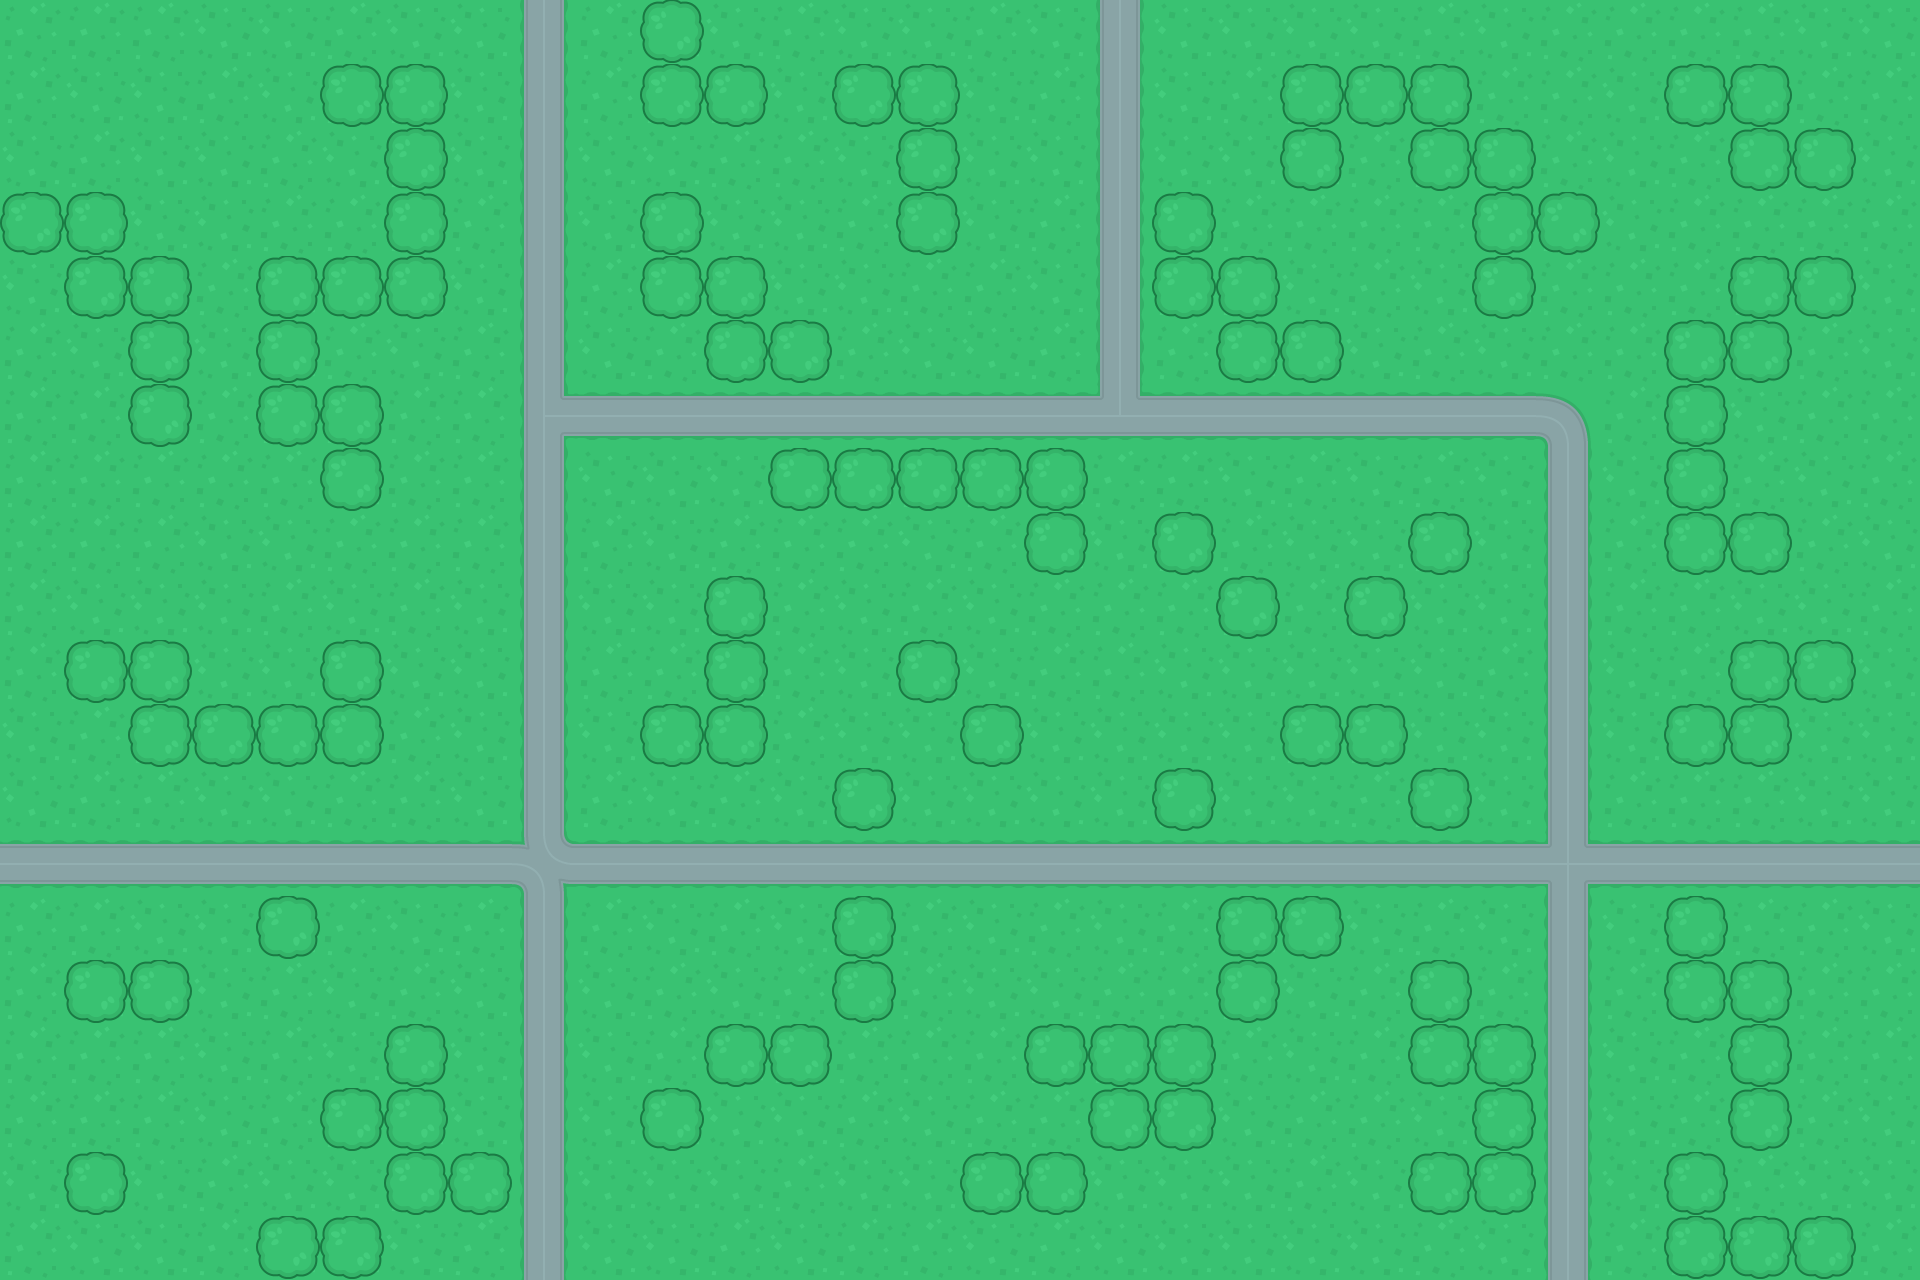

This game map was drawn from its Tiled (.tmx) file and the tilesets committed beside it. A one-line description and the trimmed map source follow:
An orthogonal 30x20 tile map with 64x64 px tiles, 2 tile layers (ground, Trees), 2 tilesets and 84 objects (74x tree, 5x mob, 2x repair_powerup, 2x boost_powerup, player).

<map version="1.2" tiledversion="2019.05.08" orientation="orthogonal" renderorder="right-down" width="30" height="20" tilewidth="64" tileheight="64" infinite="0" nextlayerid="5" nextobjectid="101">
 <tileset firstgid="1" source="terrainTiles_default.tsx" />
 <tileset firstgid="41" source="allSprites_default.tsx" />
 <layer id="1" name="ground" width="30" height="20">
  <data>[600 cells, 600 non-empty, 9 distinct tile ids]</data>
 </layer>
 <layer id="3" name="Trees" width="30" height="20">
  <data>[600 cells, 128 non-empty, 1 distinct tile ids]</data>
 </layer>
 <objectgroup id="4" name="obstacles">
  <object id="11" name="tree" x="0" y="192" width="128" height="64" />
  <object id="12" name="tree" x="64" y="256" width="128" height="64" />
  <object id="13" name="tree" x="128" y="320" width="64" height="128" />
  <object id="14" name="tree" x="320" y="64" width="128" height="64" />
  <object id="15" name="tree" x="384" y="128" width="64" height="192" />
  <object id="16" name="tree" x="256" y="256" width="128" height="64" />
  <object id="17" name="tree" x="256" y="320" width="64" height="128" />
  <object id="18" name="tree" x="320" y="384" width="64" height="128" />
  <object id="19" name="tree" x="64" y="640" width="128" height="64" />
  <object id="20" name="tree" x="128" y="704" width="256" height="64" />
  <object id="21" name="tree" x="320" y="640" width="64" height="64" />
  <object id="22" name="tree" x="640" y="0" width="64" height="128" />
  <object id="23" name="tree" x="704" y="64" width="64" height="64" />
  <object id="24" name="tree" x="640" y="192" width="64" height="128" />
  <object id="28" name="tree" x="704" y="256" width="64" height="128" />
  <object id="29" name="tree" x="768" y="320" width="64" height="64" />
  <object id="30" name="tree" x="832" y="64" width="128" height="64" />
  <object id="31" name="tree" x="896" y="128" width="64" height="128" />
  <object id="32" name="tree" x="1152" y="192" width="64" height="128" />
  <object id="33" name="tree" x="1216" y="256" width="64" height="128" />
  <object id="34" name="tree" x="1280" y="320" width="64" height="64" />
  <object id="35" name="tree" x="1280" y="64" width="64" height="128" />
  <object id="36" name="tree" x="1344" y="64" width="128" height="64" />
  <object id="37" name="tree" x="1408" y="128" width="128" height="64" />
  <object id="38" name="tree" x="1472" y="192" width="64" height="128" />
  <object id="39" name="tree" x="1536" y="192" width="64" height="64" />
  <object id="40" name="tree" x="1664" y="64" width="128" height="64" />
  <object id="41" name="tree" x="1728" y="128" width="128" height="64" />
  <object id="42" name="tree" x="1728" y="256" width="128" height="64" />
  <object id="43" name="tree" x="1664" y="320" width="128" height="64" />
  <object id="44" name="tree" x="1664" y="384" width="64" height="192" />
  <object id="45" name="tree" x="1728" y="512" width="64" height="64" />
  <object id="46" name="tree" x="1728" y="640" width="128" height="64" />
  <object id="47" name="tree" x="1664" y="704" width="128" height="64" />
  <object id="48" name="tree" x="1408" y="512" width="64" height="64" />
  <object id="49" name="tree" x="1344" y="576" width="64" height="64" />
  <object id="50" name="tree" x="1280" y="704" width="128" height="64" />
  <object id="51" name="tree" x="1408" y="768" width="64" height="64" />
  <object id="52" name="tree" x="1152" y="768" width="64" height="64" />
  <object id="53" name="tree" x="1216" y="576" width="64" height="64" />
  <object id="54" name="tree" x="1152" y="512" width="64" height="64" />
  <object id="55" name="tree" x="1024" y="512" width="64" height="64" />
  <object id="56" name="tree" x="768" y="448" width="320" height="64" />
  <object id="57" name="tree" x="704" y="576" width="64" height="192" />
  <object id="58" name="tree" x="640" y="704" width="64" height="64" />
  <object id="59" name="tree" x="896" y="640" width="64" height="64" />
  <object id="60" name="tree" x="960" y="704" width="64" height="64" />
  <object id="61" name="tree" x="832" y="768" width="64" height="64" />
  <object id="62" name="tree" x="832" y="896" width="64" height="128" />
  <object id="63" name="tree" x="704" y="1024" width="128" height="64" />
  <object id="64" name="tree" x="640" y="1088" width="64" height="64" />
  <object id="65" name="tree" x="384" y="1024" width="64" height="192" />
  <object id="66" name="tree" x="448" y="1152" width="64" height="64" />
  <object id="67" name="tree" x="320" y="1088" width="64" height="64" />
  <object id="68" name="tree" x="256" y="896" width="64" height="64" />
  <object id="69" name="tree" x="64" y="960" width="128" height="64" />
  <object id="70" name="tree" x="64" y="1152" width="64" height="64" />
  <object id="71" name="tree" x="256" y="1216" width="128" height="64" />
  <object id="72" name="tree" x="1024" y="1024" width="192" height="64" />
  <object id="73" name="tree" x="1088" y="1088" width="128" height="64" />
  <object id="74" name="tree" x="960" y="1152" width="128" height="64" />
  <object id="75" name="tree" x="1216" y="896" width="128" height="64" />
  <object id="76" name="tree" x="1216" y="960" width="64" height="64" />
  <object id="77" name="tree" x="1408" y="960" width="64" height="128" />
  <object id="78" name="tree" x="1472" y="1024" width="64" height="192" />
  <object id="79" name="tree" x="1408" y="1152" width="64" height="64" />
  <object id="80" name="tree" x="1664" y="896" width="64" height="128" />
  <object id="81" name="tree" x="1728" y="960" width="64" height="192" />
  <object id="82" name="tree" x="1664" y="1152" width="64" height="128" />
  <object id="83" name="tree" x="1728" y="1216" width="128" height="64" />
  <object id="84" name="player" x="784" y="208" width="32" height="32" />
  <object id="88" name="mob" x="1552" y="400" width="32" height="32" />
  <object id="89" name="tree" x="1920" y="0" width="16" height="1280" />
  <object id="90" name="tree" x="-16" y="1280" width="1952" height="16" />
  <object id="91" name="tree" x="-16" y="0" width="16" height="1280" />
  <object id="92" name="tree" x="-16" y="-16" width="1952" height="16" />
  <object id="93" name="mob" x="1552" y="848" width="32" height="32" />
  <object id="94" name="mob" x="528" y="848" width="32" height="32" />
  <object id="95" name="mob" x="1296" y="1168" width="32" height="32" />
  <object id="96" name="repair_powerup" x="848" y="592" width="32" height="32" />
  <object id="97" name="boost_powerup" x="1040" y="912" width="32" height="32" />
  <object id="98" name="boost_powerup" x="208" y="1040" width="32" height="32" />
  <object id="99" name="repair_powerup" x="1360" y="208" width="32" height="32" />
  <object id="100" name="mob" x="208" y="144" width="32" height="32" />
 </objectgroup>
</map>
